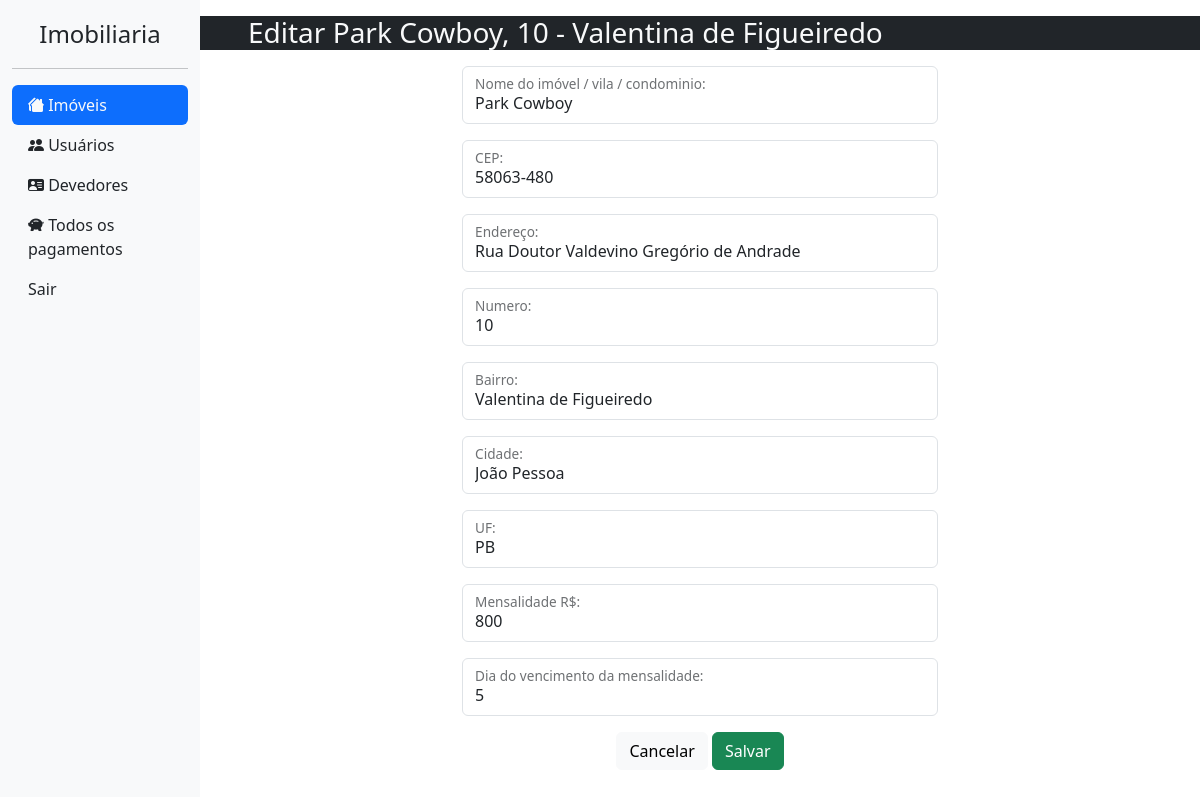
The app's page /imobiliaria/atualizar/629 (signed in) with its own data.
### imobiliaria/models.py (models this page shows, shortened)
class Imovel(models.Model):
    nome = models.CharField(max_length=50, blank=True, verbose_name='Nome do imóvel / vila / condominio')
    cep = models.CharField(max_length=9, blank=True, verbose_name= 'CEP')
    endereco = models.CharField(max_length=100, blank=True, verbose_name= 'Endereço')
    numero = models.CharField(max_length=100, blank=True, verbose_name= 'Numero')
    bairro = models.CharField(max_length=100, blank=True, verbose_name= 'Bairro')
    cidade = models.CharField(max_length=100, blank=True, verbose_name= 'Cidade')
    uf = models.CharField(max_length=2, blank=True, verbose_name= 'UF')
    mensalidade = models.IntegerField(blank=True, verbose_name='Mensalidade R$', validators=[MaxValueValidator(999999), MinValueValidator(0)])
    vencimento = models.IntegerField(default=5, verbose_name="Dia do vencimento da mensalidade", validators=[MaxValueValidator(29), MinValueValidator(1)])
    disponibilidade = models.BooleanField(default=True, verbose_name="Disponibilidade")
    def __str__(self) -> str:
        nome = ''
        if self.nome:
            nome = self.nome
        else:
            nome = self.endereco
        return f'{nome}, {self.numero} - {self.bairro}'

### imobiliaria/views.py (the view, shortened to what this page needs)
# urls.py: path('atualizar/<int:id>', atualizarDadosImovel, name="atualizardadosimovel"),
@login_required
@staff_member_required
def atualizarDadosImovel(request, id):
    context = {}
    imovel = get_object_or_404(Imovel, pk=id)
    formImovel = ImovelForm(instance=imovel)
    context['formImovel'] = formImovel
    context['imovel'] = imovel
    return render(request, 'views/criar-imovel.html', context)

### imobiliaria/forms.py
class ImovelForm(forms.ModelForm):
    class Meta:
        model = Imovel
        fields = ('nome', 'cep', 'endereco', 'numero', 'bairro', 'cidade', 'uf', 'mensalidade', 'vencimento')

### imobiliaria/templates/views/criar-imovel.html (shortened to what this page needs)
{% extends 'base.html' %}
{% block content %}
{% load static %}
<div class="row d-lg-block d-sm-none bg-dark text-light mb-3">
    {% if imovel %}
    <h3 class="ps-5">Editar {{ imovel }}</h3>
    {% else %}
    <h3 class="ps-5">Novo Imóvel</h3>
    {% endif %}
</div>
<div class="row text-center">
    <div class="col-sm-12 col-lg-6 offset-lg-3">
        <form method="post" autocomplete="off">
            {{formImovel.as_p}}
            <a href="{% url 'listarimoveis' %}" class="btn btn-light">Cancelar</a>
            <button type="submit" class="btn btn-success">Salvar</button>
        </form>
    </div>
</div>
{% endblock %}

### core/static/css/login.css (style rules this page uses)
html, body { height: 100%; margin: 0; }

### records on screen
Imovel: nome+numero+bairro "Park Cowboy, 10 - Valentina de Figueiredo", nome "Park Cowboy", cep "58063-480", endereco "Rua Doutor Valdevino Gregório de Andrade", numero "10", bairro "Valentina de Figueiredo", cidade "João Pessoa", uf "PB", mensalidade "800", vencimento "5"
